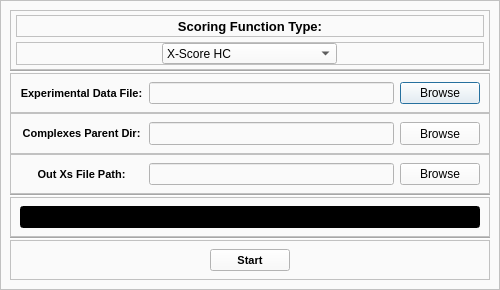
<?xml version="1.0" encoding="UTF-8"?>
<ui version="4.0">
 <class>GetXsWindow</class>
 <widget class="QDialog" name="GetXsWindow">
  <property name="geometry">
   <rect>
    <x>0</x>
    <y>0</y>
    <width>500</width>
    <height>290</height>
   </rect>
  </property>
  <property name="sizePolicy">
   <sizepolicy hsizetype="Fixed" vsizetype="Fixed">
    <horstretch>0</horstretch>
    <verstretch>0</verstretch>
   </sizepolicy>
  </property>
  <property name="minimumSize">
   <size>
    <width>500</width>
    <height>290</height>
   </size>
  </property>
  <property name="maximumSize">
   <size>
    <width>500</width>
    <height>290</height>
   </size>
  </property>
  <property name="windowTitle">
   <string>Dialog</string>
  </property>
  <property name="styleSheet">
   <string notr="true">background-color: rgb(250, 250, 250);</string>
  </property>
  <layout class="QVBoxLayout" name="verticalLayout">
   <property name="spacing">
    <number>0</number>
   </property>
   <property name="leftMargin">
    <number>0</number>
   </property>
   <property name="topMargin">
    <number>0</number>
   </property>
   <property name="rightMargin">
    <number>0</number>
   </property>
   <property name="bottomMargin">
    <number>0</number>
   </property>
   <item>
    <widget class="QFrame" name="frame">
     <property name="sizePolicy">
      <sizepolicy hsizetype="Expanding" vsizetype="Expanding">
       <horstretch>0</horstretch>
       <verstretch>0</verstretch>
      </sizepolicy>
     </property>
     <property name="minimumSize">
      <size>
       <width>500</width>
       <height>290</height>
      </size>
     </property>
     <property name="maximumSize">
      <size>
       <width>500</width>
       <height>290</height>
      </size>
     </property>
     <property name="styleSheet">
      <string notr="true">background-color: rgb(250, 250, 250);</string>
     </property>
     <property name="frameShape">
      <enum>QFrame::StyledPanel</enum>
     </property>
     <property name="frameShadow">
      <enum>QFrame::Raised</enum>
     </property>
     <layout class="QVBoxLayout" name="verticalLayout_2">
      <property name="spacing">
       <number>0</number>
      </property>
      <item>
       <widget class="QFrame" name="frame_6">
        <property name="sizePolicy">
         <sizepolicy hsizetype="Expanding" vsizetype="Expanding">
          <horstretch>0</horstretch>
          <verstretch>3</verstretch>
         </sizepolicy>
        </property>
        <property name="minimumSize">
         <size>
          <width>0</width>
          <height>0</height>
         </size>
        </property>
        <property name="frameShape">
         <enum>QFrame::StyledPanel</enum>
        </property>
        <property name="frameShadow">
         <enum>QFrame::Raised</enum>
        </property>
        <layout class="QVBoxLayout" name="verticalLayout_3">
         <property name="spacing">
          <number>5</number>
         </property>
         <property name="leftMargin">
          <number>5</number>
         </property>
         <property name="topMargin">
          <number>4</number>
         </property>
         <property name="rightMargin">
          <number>5</number>
         </property>
         <property name="bottomMargin">
          <number>4</number>
         </property>
         <item>
          <widget class="QFrame" name="frame_5">
           <property name="sizePolicy">
            <sizepolicy hsizetype="Expanding" vsizetype="Expanding">
             <horstretch>0</horstretch>
             <verstretch>0</verstretch>
            </sizepolicy>
           </property>
           <property name="frameShape">
            <enum>QFrame::StyledPanel</enum>
           </property>
           <property name="frameShadow">
            <enum>QFrame::Raised</enum>
           </property>
           <layout class="QHBoxLayout" name="horizontalLayout_5">
            <property name="spacing">
             <number>0</number>
            </property>
            <property name="leftMargin">
             <number>0</number>
            </property>
            <property name="topMargin">
             <number>0</number>
            </property>
            <property name="rightMargin">
             <number>0</number>
            </property>
            <property name="bottomMargin">
             <number>0</number>
            </property>
            <item>
             <widget class="QLabel" name="label_4">
              <property name="sizePolicy">
               <sizepolicy hsizetype="Expanding" vsizetype="Expanding">
                <horstretch>0</horstretch>
                <verstretch>0</verstretch>
               </sizepolicy>
              </property>
              <property name="minimumSize">
               <size>
                <width>120</width>
                <height>20</height>
               </size>
              </property>
              <property name="font">
               <font>
                <family>MS Shell Dlg 2</family>
                <pointsize>10</pointsize>
                <weight>75</weight>
                <italic>false</italic>
                <bold>true</bold>
               </font>
              </property>
              <property name="styleSheet">
               <string notr="true"/>
              </property>
              <property name="text">
               <string>Scoring Function Type:</string>
              </property>
              <property name="alignment">
               <set>Qt::AlignCenter</set>
              </property>
             </widget>
            </item>
           </layout>
          </widget>
         </item>
         <item>
          <widget class="QFrame" name="frame_9">
           <property name="sizePolicy">
            <sizepolicy hsizetype="Expanding" vsizetype="Expanding">
             <horstretch>0</horstretch>
             <verstretch>0</verstretch>
            </sizepolicy>
           </property>
           <property name="frameShape">
            <enum>QFrame::StyledPanel</enum>
           </property>
           <property name="frameShadow">
            <enum>QFrame::Raised</enum>
           </property>
           <layout class="QHBoxLayout" name="horizontalLayout_4">
            <property name="spacing">
             <number>0</number>
            </property>
            <property name="leftMargin">
             <number>0</number>
            </property>
            <property name="topMargin">
             <number>0</number>
            </property>
            <property name="rightMargin">
             <number>0</number>
            </property>
            <property name="bottomMargin">
             <number>0</number>
            </property>
            <item>
             <widget class="QComboBox" name="getXscomboBox">
              <property name="sizePolicy">
               <sizepolicy hsizetype="Expanding" vsizetype="Expanding">
                <horstretch>0</horstretch>
                <verstretch>0</verstretch>
               </sizepolicy>
              </property>
              <property name="minimumSize">
               <size>
                <width>175</width>
                <height>20</height>
               </size>
              </property>
              <property name="maximumSize">
               <size>
                <width>175</width>
                <height>16777215</height>
               </size>
              </property>
              <property name="styleSheet">
               <string notr="true"/>
              </property>
              <property name="sizeAdjustPolicy">
               <enum>QComboBox::AdjustToContentsOnFirstShow</enum>
              </property>
              <item>
               <property name="text">
                <string>X-Score HC</string>
               </property>
              </item>
              <item>
               <property name="text">
                <string>VINA</string>
               </property>
              </item>
              <item>
               <property name="text">
                <string>VINA-Halogen</string>
               </property>
              </item>
              <item>
               <property name="text">
                <string>AutoDock</string>
               </property>
              </item>
              <item>
               <property name="text">
                <string>RF-SCORE</string>
               </property>
              </item>
              <item>
               <property name="text">
                <string>RF-SCORE &amp; X-SCORE HC</string>
               </property>
              </item>
              <item>
               <property name="text">
                <string>RF-SCORE &amp; VINA</string>
               </property>
              </item>
              <item>
               <property name="text">
                <string>RF-SCORE &amp; VINA-Halogen</string>
               </property>
              </item>
              <item>
               <property name="text">
                <string>RF-SCORE &amp; AutoDock</string>
               </property>
              </item>
             </widget>
            </item>
           </layout>
          </widget>
         </item>
        </layout>
       </widget>
      </item>
      <item>
       <widget class="Line" name="line">
        <property name="sizeIncrement">
         <size>
          <width>0</width>
          <height>0</height>
         </size>
        </property>
        <property name="styleSheet">
         <string notr="true"/>
        </property>
        <property name="lineWidth">
         <number>1</number>
        </property>
        <property name="orientation">
         <enum>Qt::Horizontal</enum>
        </property>
       </widget>
      </item>
      <item>
       <widget class="QFrame" name="frame_2">
        <property name="sizePolicy">
         <sizepolicy hsizetype="Expanding" vsizetype="Expanding">
          <horstretch>0</horstretch>
          <verstretch>2</verstretch>
         </sizepolicy>
        </property>
        <property name="frameShape">
         <enum>QFrame::StyledPanel</enum>
        </property>
        <property name="frameShadow">
         <enum>QFrame::Raised</enum>
        </property>
        <layout class="QHBoxLayout" name="horizontalLayout">
         <property name="topMargin">
          <number>8</number>
         </property>
         <property name="bottomMargin">
          <number>8</number>
         </property>
         <item>
          <widget class="QLabel" name="label">
           <property name="sizePolicy">
            <sizepolicy hsizetype="Expanding" vsizetype="Expanding">
             <horstretch>4</horstretch>
             <verstretch>0</verstretch>
            </sizepolicy>
           </property>
           <property name="font">
            <font>
             <family>MS Shell Dlg 2</family>
             <pointsize>8</pointsize>
             <weight>75</weight>
             <italic>false</italic>
             <bold>true</bold>
            </font>
           </property>
           <property name="styleSheet">
            <string notr="true"/>
           </property>
           <property name="text">
            <string>Experimental Data File:</string>
           </property>
           <property name="alignment">
            <set>Qt::AlignCenter</set>
           </property>
          </widget>
         </item>
         <item>
          <widget class="QLineEdit" name="getXslineEdit1">
           <property name="sizePolicy">
            <sizepolicy hsizetype="Expanding" vsizetype="Expanding">
             <horstretch>8</horstretch>
             <verstretch>0</verstretch>
            </sizepolicy>
           </property>
           <property name="styleSheet">
            <string notr="true"/>
           </property>
          </widget>
         </item>
         <item>
          <widget class="QPushButton" name="expDataButton">
           <property name="sizePolicy">
            <sizepolicy hsizetype="Expanding" vsizetype="Expanding">
             <horstretch>2</horstretch>
             <verstretch>0</verstretch>
            </sizepolicy>
           </property>
           <property name="styleSheet">
            <string notr="true"/>
           </property>
           <property name="text">
            <string>Browse</string>
           </property>
          </widget>
         </item>
        </layout>
       </widget>
      </item>
      <item>
       <widget class="QFrame" name="frame_3">
        <property name="sizePolicy">
         <sizepolicy hsizetype="Expanding" vsizetype="Expanding">
          <horstretch>0</horstretch>
          <verstretch>2</verstretch>
         </sizepolicy>
        </property>
        <property name="frameShape">
         <enum>QFrame::StyledPanel</enum>
        </property>
        <property name="frameShadow">
         <enum>QFrame::Raised</enum>
        </property>
        <layout class="QHBoxLayout" name="horizontalLayout_2">
         <property name="topMargin">
          <number>8</number>
         </property>
         <property name="bottomMargin">
          <number>8</number>
         </property>
         <item>
          <widget class="QLabel" name="label_2">
           <property name="sizePolicy">
            <sizepolicy hsizetype="Expanding" vsizetype="Expanding">
             <horstretch>4</horstretch>
             <verstretch>0</verstretch>
            </sizepolicy>
           </property>
           <property name="font">
            <font>
             <family>MS Shell Dlg 2</family>
             <pointsize>8</pointsize>
             <weight>75</weight>
             <italic>false</italic>
             <bold>true</bold>
            </font>
           </property>
           <property name="styleSheet">
            <string notr="true"/>
           </property>
           <property name="text">
            <string>Complexes Parent Dir:</string>
           </property>
           <property name="alignment">
            <set>Qt::AlignCenter</set>
           </property>
          </widget>
         </item>
         <item>
          <widget class="QLineEdit" name="getXslineEdit2">
           <property name="sizePolicy">
            <sizepolicy hsizetype="Expanding" vsizetype="Expanding">
             <horstretch>8</horstretch>
             <verstretch>0</verstretch>
            </sizepolicy>
           </property>
           <property name="styleSheet">
            <string notr="true"/>
           </property>
          </widget>
         </item>
         <item>
          <widget class="QPushButton" name="compParentButton">
           <property name="sizePolicy">
            <sizepolicy hsizetype="Expanding" vsizetype="Expanding">
             <horstretch>2</horstretch>
             <verstretch>0</verstretch>
            </sizepolicy>
           </property>
           <property name="styleSheet">
            <string notr="true"/>
           </property>
           <property name="text">
            <string>Browse</string>
           </property>
          </widget>
         </item>
        </layout>
       </widget>
      </item>
      <item>
       <widget class="QFrame" name="frame_4">
        <property name="sizePolicy">
         <sizepolicy hsizetype="Expanding" vsizetype="Expanding">
          <horstretch>0</horstretch>
          <verstretch>2</verstretch>
         </sizepolicy>
        </property>
        <property name="frameShape">
         <enum>QFrame::StyledPanel</enum>
        </property>
        <property name="frameShadow">
         <enum>QFrame::Raised</enum>
        </property>
        <layout class="QHBoxLayout" name="horizontalLayout_3">
         <property name="topMargin">
          <number>8</number>
         </property>
         <property name="bottomMargin">
          <number>8</number>
         </property>
         <item>
          <widget class="QLabel" name="label_3">
           <property name="sizePolicy">
            <sizepolicy hsizetype="Expanding" vsizetype="Expanding">
             <horstretch>4</horstretch>
             <verstretch>0</verstretch>
            </sizepolicy>
           </property>
           <property name="font">
            <font>
             <family>MS Shell Dlg 2</family>
             <pointsize>8</pointsize>
             <weight>75</weight>
             <italic>false</italic>
             <bold>true</bold>
            </font>
           </property>
           <property name="styleSheet">
            <string notr="true"/>
           </property>
           <property name="text">
            <string>Out Xs File Path:</string>
           </property>
           <property name="alignment">
            <set>Qt::AlignCenter</set>
           </property>
          </widget>
         </item>
         <item>
          <widget class="QLineEdit" name="getXslineEdit3">
           <property name="sizePolicy">
            <sizepolicy hsizetype="Expanding" vsizetype="Expanding">
             <horstretch>8</horstretch>
             <verstretch>0</verstretch>
            </sizepolicy>
           </property>
           <property name="styleSheet">
            <string notr="true"/>
           </property>
          </widget>
         </item>
         <item>
          <widget class="QPushButton" name="outXsButton">
           <property name="sizePolicy">
            <sizepolicy hsizetype="Expanding" vsizetype="Expanding">
             <horstretch>2</horstretch>
             <verstretch>0</verstretch>
            </sizepolicy>
           </property>
           <property name="styleSheet">
            <string notr="true"/>
           </property>
           <property name="text">
            <string>Browse</string>
           </property>
          </widget>
         </item>
        </layout>
       </widget>
      </item>
      <item>
       <widget class="Line" name="line_3">
        <property name="orientation">
         <enum>Qt::Horizontal</enum>
        </property>
       </widget>
      </item>
      <item>
       <widget class="QFrame" name="frame_7">
        <property name="sizePolicy">
         <sizepolicy hsizetype="Expanding" vsizetype="Expanding">
          <horstretch>0</horstretch>
          <verstretch>2</verstretch>
         </sizepolicy>
        </property>
        <property name="frameShape">
         <enum>QFrame::StyledPanel</enum>
        </property>
        <property name="frameShadow">
         <enum>QFrame::Raised</enum>
        </property>
        <layout class="QHBoxLayout" name="horizontalLayout_6">
         <property name="topMargin">
          <number>8</number>
         </property>
         <property name="bottomMargin">
          <number>8</number>
         </property>
         <item>
          <widget class="QLineEdit" name="getXsoutScreen">
           <property name="sizePolicy">
            <sizepolicy hsizetype="Expanding" vsizetype="Expanding">
             <horstretch>0</horstretch>
             <verstretch>0</verstretch>
            </sizepolicy>
           </property>
           <property name="styleSheet">
            <string notr="true">background-color: rgb(0, 0, 0);
color: rgb(255, 255, 255);</string>
           </property>
           <property name="text">
            <string/>
           </property>
           <property name="readOnly">
            <bool>true</bool>
           </property>
          </widget>
         </item>
        </layout>
       </widget>
      </item>
      <item>
       <widget class="Line" name="line_2">
        <property name="orientation">
         <enum>Qt::Horizontal</enum>
        </property>
       </widget>
      </item>
      <item>
       <widget class="QFrame" name="frame_8">
        <property name="sizePolicy">
         <sizepolicy hsizetype="Expanding" vsizetype="Expanding">
          <horstretch>0</horstretch>
          <verstretch>2</verstretch>
         </sizepolicy>
        </property>
        <property name="frameShape">
         <enum>QFrame::StyledPanel</enum>
        </property>
        <property name="frameShadow">
         <enum>QFrame::Raised</enum>
        </property>
        <layout class="QHBoxLayout" name="horizontalLayout_7">
         <property name="topMargin">
          <number>8</number>
         </property>
         <property name="bottomMargin">
          <number>8</number>
         </property>
         <item>
          <widget class="QPushButton" name="getXsStartButton">
           <property name="sizePolicy">
            <sizepolicy hsizetype="Expanding" vsizetype="Expanding">
             <horstretch>0</horstretch>
             <verstretch>0</verstretch>
            </sizepolicy>
           </property>
           <property name="minimumSize">
            <size>
             <width>80</width>
             <height>0</height>
            </size>
           </property>
           <property name="maximumSize">
            <size>
             <width>80</width>
             <height>16777215</height>
            </size>
           </property>
           <property name="font">
            <font>
             <pointsize>8</pointsize>
             <weight>75</weight>
             <bold>true</bold>
            </font>
           </property>
           <property name="styleSheet">
            <string notr="true"/>
           </property>
           <property name="text">
            <string>Start</string>
           </property>
          </widget>
         </item>
        </layout>
       </widget>
      </item>
     </layout>
    </widget>
   </item>
  </layout>
 </widget>
 <resources/>
 <connections/>
</ui>
